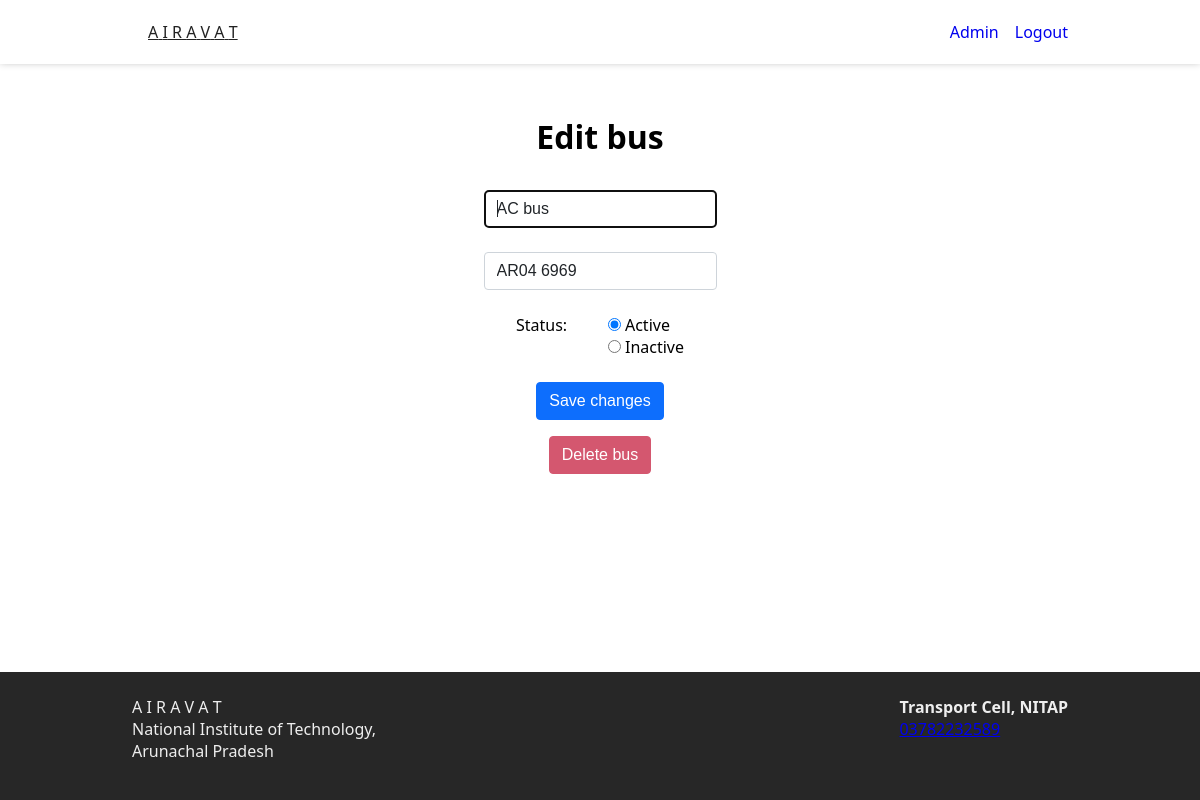
The app's page /update_bus?id=1 (signed in), older data.
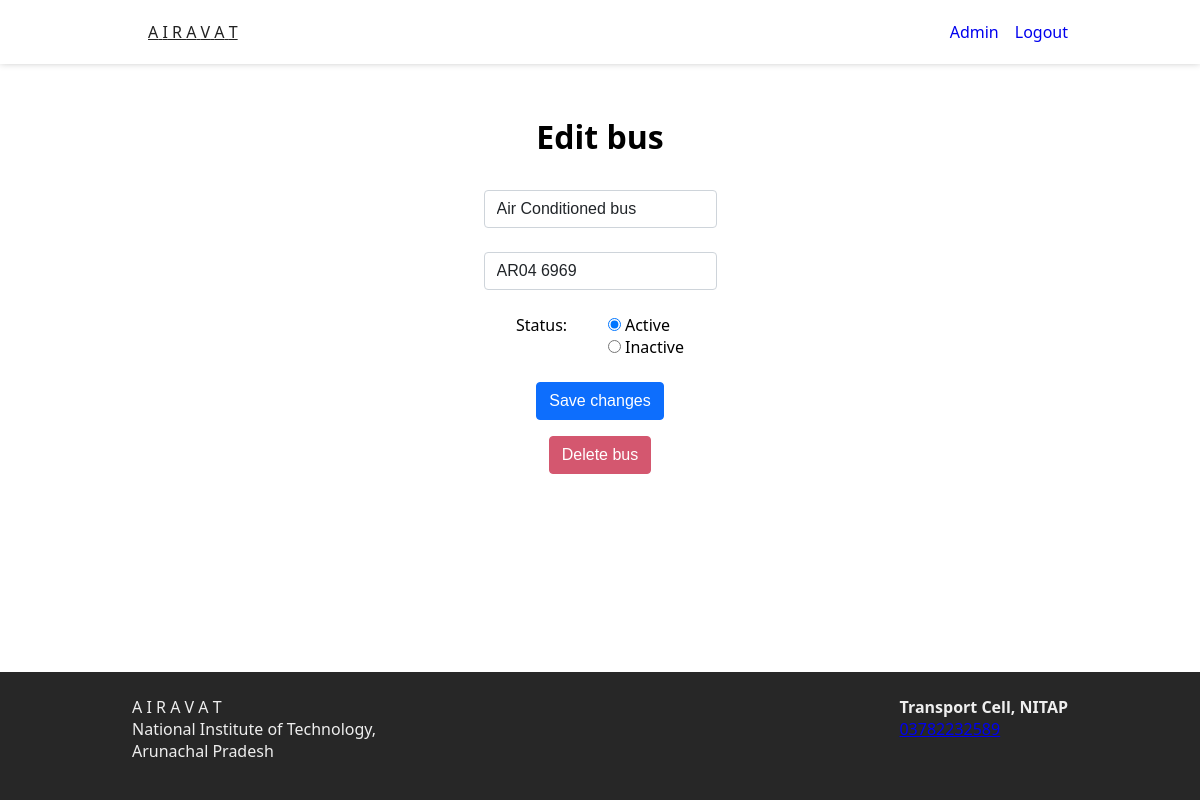
The same page, newer data.
### tables this page shows
CREATE TABLE bus (
    id INTEGER,
    name TEXT DEFAULT "Bus" NOT NULL,
    license_plate TEXT NOT NULL,
    status INTEGER DEFAULT 1 NOT NULL,
    long REAL,
    lat REAL,
    in_campus_location TEXT,
    PRIMARY KEY(id)   
);

### app.py (the view, shortened to what this page needs)
@app.route("/update_bus", methods=["GET", "POST"])
@login_required
def update_bus():
    if (request.method == "GET"):
        id = request.args.get('id')
        bus = db.execute("SELECT * FROM bus WHERE id IS ?", id)[0]
        return render_template("editbus.html", bus=bus)

### helpers.py (called while the page is built)
def login_required(f):
    @wraps(f)
    def decorated_function(*args, **kwargs):
        if session.get("user_id") is None:
            return redirect("/login")
        return f(*args, **kwargs)
    return decorated_function

### templates/editbus.html (shortened to what this page needs)
{% extends "layout.html" %}
{% block main %}
<div class="container section tab-view active-view">
    <h1 class="page-heading">Edit bus</h2>
        <form class="bus-form" action="/update_bus" method="post">
            <div class="form-inp">
                <input autocomplete="off" autofocus class="form-control" id="busname" name="busname"
                    value="{{ bus.name }}" placeholder="Bus name" type="text">
            </div>
            <div class="form-inp">
                <input autocomplete="off" autofocus class="form-control" id="license" name="license"
                    value="{{ bus.license_plate }}" placeholder="License Plate" type="text" required>
            </div>
            <div class="form-inp radios">
                <div class="label">Status: </div>
                <div>
                {% if bus.status == 0 %}
                <input type="radio" id="statusActive" name="status" value="active">
                <label for="active">Active</label><br>
                <input type="radio" id="statusInactive" name="status" value="inactive" checked>
                <label for="inactive">Inactive</label><br>
                {% else %}
                <input type="radio" id="statusActive" name="status" value="active" checked>
                <label for="active">Active</label><br>
                <input type="radio" id="statusInactive" name="status" value="inactive">
                <label for="inactive">Inactive</label><br>
                {% endif %}
                </div>
            </div>
            <button class="btn form-submit" type="submit">Save changes</button>
        </form>
        <form class="bus-form" action="/remove" method="post">
            <button class="btn delete" type="submit">Delete bus</button>
        </form>
</div>
{% endblock %}

### templates/layout.html (shortened to what this page needs)
<!DOCTYPE html>
<html lang="en">
<head>
  <link rel="stylesheet" href="static/style.css">
</head>
<body>
  <nav class="main-nav">
    <div class="main-nav-wrapper container">
      <div class="airavat-logo">
        <a class="nav-item" href="/">
          <span>A</span>
          <span>I</span>
          <span>R</span>
          <span>A</span>
          <span>V</span>
          <span>A</span>
          <span>T</span>
        </a>
      </div>
      {% if session["user_id"] %}
      <ul class="nav-lis">
        <li class="nav-item">
          <a class="nav-link" href="/admin">Admin</a>
        </li>
        <li class="nav-item">
          <a class="nav-link" href="/logout">Logout</a>
        </li>
      </ul>
      {% else %}
      <ul class="nav-lis">
        <li class="nav-item">
          <a class="nav-link" href="/login">Admin login</a>
        </li>
      </ul>
      {% endif %}
    </div>
  </nav>
  <main class="main-main">
    {% block main %}{% endblock %}
  </main>
  <footer class="main-footer">
    <div class="main-footer-wrapper container">
      <div class="left">
        <div class="airavat-logo">
          <span>A</span>
          <span>I</span>
          <span>R</span>
          <span>A</span>
          <span>V</span>
          <span>A</span>
          <span>T</span>
        </div>
        <p>
          National Institute of Technology,<br>
          Arunachal Pradesh
        </p>
      </div>
      <div class="right">
        <p><strong>Transport Cell, NITAP</strong></p>
        <p><a href="tel:+913782232589">03782232589</a></p>
      </div>
    </div>
  </footer>
</body>
</html>

### static/style.css (style rules this page uses)
* { padding: 0; margin: 0; box-sizing: border-box; }
:root { --nav-height: 4rem; --ftr-height: 8rem; }
.container { margin: auto; max-width: 1000px; padding: 0 2rem; }
.section { padding-top: 3rem; padding-bottom: 3rem; }
body { font-family: 'Segoe UI', Tahoma, Geneva, Verdana, sans-serif; }
.main-main { min-height: calc(100vh - var(--nav-height) - var(--ftr-height)); padding: 0 0 3.2rem; }
.main-main > .container:first-child { padding-top: 3.2rem; }
.page-heading { text-align: center; margin: 0 0 2rem; }
.form-inp { margin-bottom: 1.5rem; }
.form-inp.radios { display: flex; flex-direction: row; align-items: flex-start; min-width: 10.5rem; justify-content: space-between; }
.radios > .label { margin-right: 0.8rem; }
.form-control { display: block; width: 100%; padding: 0.375rem 0.75rem; font-size: 1rem; font-weight: 400; line-height: 1.5; color: #212529; background-color: #fff; background-clip: padding-box; border: 1px solid #ced4da; -webkit-appearance: none; -moz-appearance: none; appearance: none; border-radius: 0.25rem; transition: border-color .15s ease-in-out,box-shadow .15s ease-in-out; }
.btn { display: inline-block; font-weight: 400; line-height: 1.5; color: #212529; text-align: center; text-decoration: none; vertical-align: middle; cursor: pointer; -webkit-user-select: none; -moz-user-select: none; user-select: none; background-color: transparent; border: 1px solid transparent; padding: 0.375rem 0.75rem; margin-bottom: 1rem; font-size: 1rem; border-radius: 0.25rem; transition: color .15s ease-in-out,background-color .15s ease-in-out,border-color .15s ease-in-out,box-shadow .15s ease-in-out; }
button.delete { background-color: #d4576f; border-color: #d4576f; color: #fff; }
.form-submit { color: #fff; background-color: #0d6efd; border-color: #0d6efd; }
.main-nav { height: var(--nav-height); box-shadow: 0 -2px 8px rgb(0 0 0 / 32%); position: sticky; top: 0; z-index: 10; background-color: white; }
.main-nav-wrapper { display: flex; flex-direction: row; height: 100%; align-items: center; justify-content: space-between; }
.nav-lis { display: flex; flex-direction: row; list-style: none; padding-left: 0; }
.nav-item { margin-left: 1rem; color: #222222; }
.nav-link { text-decoration: none; }
.tab-view { display: none; }
.tab-view.active-view { display: block; }
.bus-form { display: flex; flex-direction: column; margin: auto; align-items: center; justify-content: space-between; }
.main-footer { height: var(--ftr-height); background-color: #272727; color: #eee; }
.main-footer-wrapper { padding-top: 1.5rem; padding-bottom: 1.5rem; display: flex; justify-content: space-between; }

Row changes from the older to the newer data that the page shows:
changed bus "AR04 6969": busname "AC bus" → "Air Conditioned bus"
